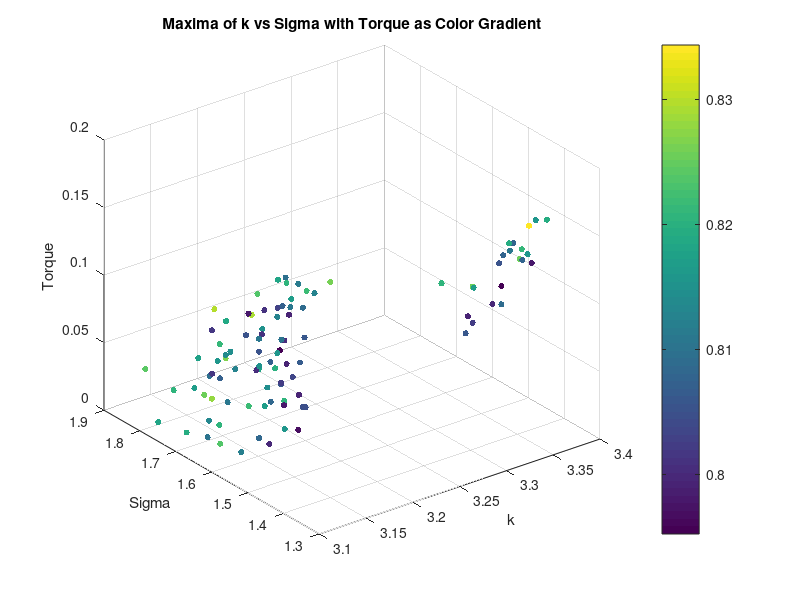
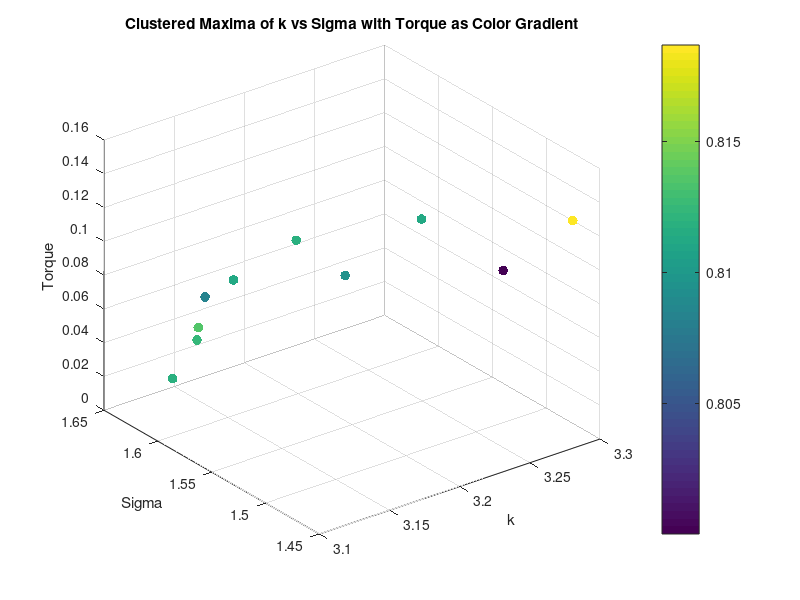
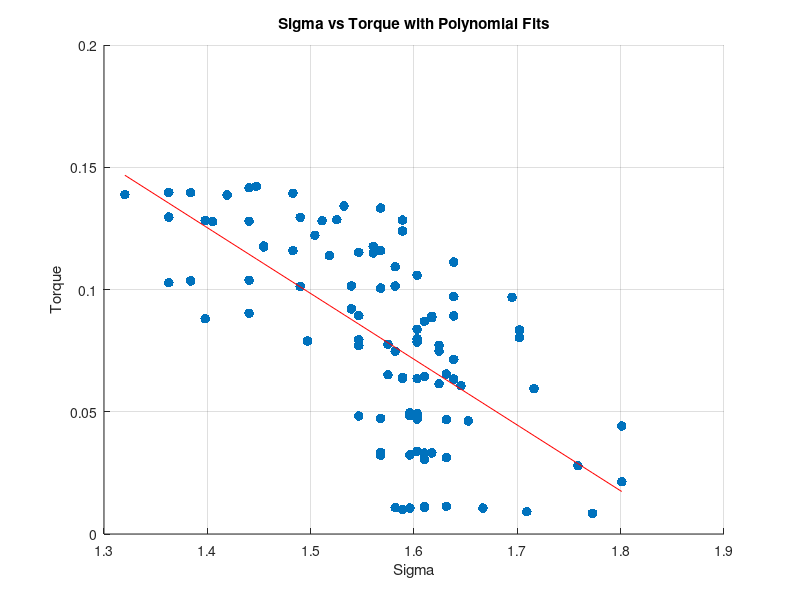
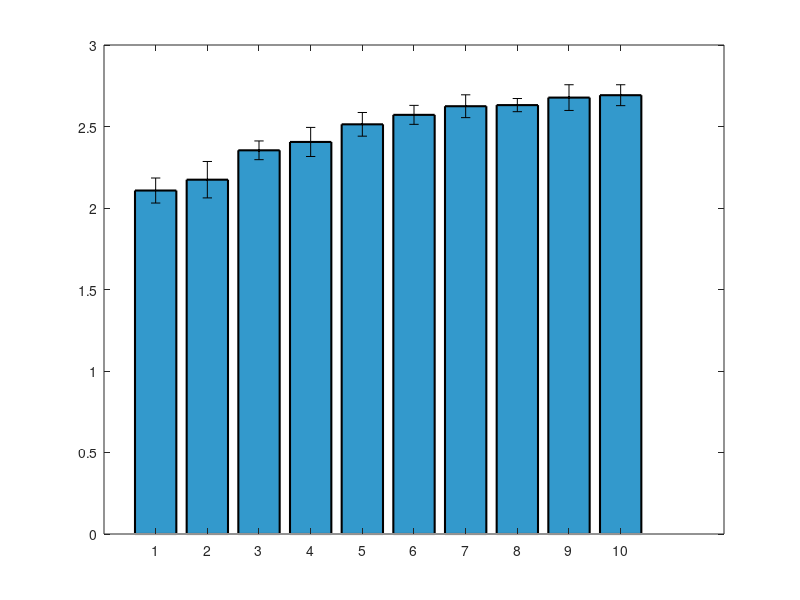

Recreate these plots in MATLAB, in order. (Note: this script raises an error after producing the figures.)
clear all;
close all;


%% Torque Analysis
load('maxima_data.mat');
scatter3(maxima_k, maxima_sigma, torque_values, 20, maxima_corr, 'filled');
xlabel('k');
ylabel('Sigma');
zlabel('Torque');
title('Maxima of k vs Sigma with Torque as Color Gradient');
colorbar;
grid on;
% K means clustering of torque into 10 clusters, taking mean of each cluster k, sigma and corr too
[cluster_idx, cluster_centers] = kmeans(torque_values', 10);
% Take the mean of each cluster
torque_means = zeros(10, 1);
sigma_means = zeros(10, 1);
sigma_stds = zeros(10, 1);
k_means = zeros(10, 1);
corr_means = zeros(10, 1);
for i = 1:10
    torque_means(i) = mean(torque_values(cluster_idx == i));
    sigma_means(i) = mean(maxima_sigma(cluster_idx == i));
    k_means(i) = mean(maxima_k(cluster_idx == i));
    corr_means(i) = mean(maxima_corr(cluster_idx == i));
    sigma_stds(i) = std(maxima_sigma(cluster_idx == i));
end
% Plot the clusters
figure;
scatter3(k_means, sigma_means, torque_means, 50, corr_means, 'filled');
xlabel('k');
ylabel('Sigma');
zlabel('Torque');
title('Clustered Maxima of k vs Sigma with Torque as Color Gradient');
colorbar;
grid on;
% Ensure data is sorted for polyfit
[sigma_sorted, sort_idx] = sort(maxima_sigma);
torque_sorted = torque_values(sort_idx);
% Display correlation between torque and sigma
disp('Correlation between Torque and Sigma:');
disp(corr(torque_sorted', sigma_sorted'));
% Display correlation between torque and sigma^2
disp('Correlation between Torque and Sigma^2:');
disp(corr(torque_sorted', sigma_sorted'.^2));
% Polyfit for sigma vs torque (order 1 and 2)
p1_sigma = polyfit(sigma_sorted, torque_sorted, 1);
% Calculate fitted values and normalized MSE for sigma vs torque
fitted_torque_p1_sigma = polyval(p1_sigma, sigma_sorted);
mse_p1_sigma = mean((torque_sorted - fitted_torque_p1_sigma).^2);
nmse_p1_sigma = mse_p1_sigma / var(torque_sorted);
% Display results for sigma vs torque
disp('Sigma vs Torque:');
disp(['Order 1 nMSE: ', num2str(nmse_p1_sigma)]);
%display correlation between torque and sigma
% Plot for sigma vs torque with polynomial fits (first instance)
figure;
scatter(sigma_sorted, torque_sorted, 50, 'filled','DisplayName', 'Data');
hold on;
plot(sigma_sorted, fitted_torque_p1_sigma, '-r', 'DisplayName', ...
    ['Order 1 Fit: y = ', num2str(p1_sigma(1)), 'x + ', num2str(p1_sigma(2)), ...
    ', nMSE = ', num2str(nmse_p1_sigma)]);
xlabel('Sigma');
ylabel('Torque');
title('Sigma vs Torque with Polynomial Fits');
grid on;

%Plot means of sigma as bar plot with variance as error bars
figure;
[sorted_sigma_means,idx] = sort(sigma_means);
sorted_sigma_stds = sigma_stds(idx);
bar(sorted_sigma_means.^2, 'FaceColor', [0.2 0.6 0.8], 'EdgeColor', 'k', 'LineWidth', 1.5);
% Set the x-ticks to the cluster indices
hold on;
errorbar(sorted_sigma_means.^2,sorted_sigma_stds, 'k.', 'LineWidth', 1.5);
ylim([1.9 3.5]);

xlabel('Torque Number');
ylabel('Mean Sigma');

% % Ensure data is sorted for polyfit
% [sigma_sorted, sort_idx] = sort(sigma_means);
% torque_sorted = torque_means(sort_idx);
% %Display correlation between torque and sigma
% disp('Correlation between Torque and Sigma:');
% disp(corr(torque_sorted, sigma_sorted));
% %Display correlation between torque and sigma^2
% disp('Correlation between Torque and Sigma^2:');
% disp(corr(torque_sorted, sigma_sorted.^2));
% % Polyfit for sigma vs torque (order 1 and 2)
% p1_sigma = polyfit(sigma_sorted, torque_sorted, 1);
% p2_sigma = polyfit(sigma_sorted, torque_sorted, 2);
% % Calculate zitted values and normalized MSE for sigma vs torque
% fitted_torque_p1_sigma = polyval(p1_sigma, sigma_sorted);
% fitted_torque_p2_sigma = polyval(p2_sigma, sigma_sorted);
% mse_p1_sigma = mean((torque_sorted - fitted_torque_p1_sigma).^2);
% mse_p2_sigma = mean((torque_sorted - fitted_torque_p2_sigma).^2);
% nmse_p1_sigma = mse_p1_sigma / var(torque_sorted);
% nmse_p2_sigma = mse_p2_sigma / var(torque_sorted);
% % Display results for sigma vs torque
% disp('Sigma vs Torque:');
% disp(['Order 1 nMSE: ', num2str(nmse_p1_sigma)]);
% disp(['Order 2 nMSE: ', num2str(nmse_p2_sigma)]);
% % Plot for sigma vs torque with polynomial fits (second instance)
% figure;
% scatter(sigma_sorted, torque_sorted, 50, torque_sorted, 'filled', 'DisplayName', 'Data');
% colormap(jet); % High contrast colormap suitable for white background
% colorbar; % Add a colorbar to indicate the mapping of color to torque_sorted values
% hold on;
% plot(sigma_sorted, fitted_torque_p1_sigma, '-r', 'DisplayName', ...
%     ['Order 1 Fit: y = ', num2str(p1_sigma(1)), 'x + ', num2str(p1_sigma(2)), ...
%     ', nMSE = ', num2str(nmse_p1_sigma)]);
% plot(sigma_sorted, fitted_torque_p2_sigma, '--g', 'DisplayName', ...
%     ['Order 2 Fit: y = ', num2str(p2_sigma(1)), 'x^2 + ', num2str(p2_sigma(2)), ...
%     'x + ', num2str(p2_sigma(3)), ', nMSE = ', num2str(nmse_p2_sigma)]);
% xlabel('Sigma');
% ylabel('Torque');
% title('Sigma vs Torque with Polynomial Fits');
% legend('show');
% grid on;

% %% Diameter Analysis
% % Saved as diameter_value, k_values(max_k_idx), sigma_values(max_sigma_idx), max_val
% load('maxima_data_Diam.mat');

% figure;
% scatter3(maxima_matrix(:, 2), maxima_matrix(:, 3), maxima_matrix(:, 1), 50, maxima_matrix(:, 1), 'filled'); 
% xlabel('k');
% ylabel('Sigma');
% zlabel('Diameter');
% title('Maxima of k vs Sigma with Diameter as Color Gradient');
% colorbar;
% grid on;

% % K vs d
% % Ensure data is sorted for polyfit
% [k_sorted, sort_idx] = sort(maxima_matrix(:, 2));
% d_sorted = maxima_matrix(sort_idx, 1);
% % Display correlation between d and k
% disp('Correlation between Diameter and k:');
% disp(corr(d_sorted, k_sorted));

% %plot for k vs diam with polynomial fits
% figure;
% scatter(k_sorted, d_sorted, 50, d_sorted, 'filled', 'DisplayName', 'Data');
% colormap(jet); % High contrast colormap suitable for white background
% colorbar; % Add a colorbar to indicate the mapping of color to d_sorted values

% hold on;
% p1_k = polyfit(k_sorted, d_sorted, 1);
% fitted_d_p1_k = polyval(p1_k, k_sorted);
% mse_p1_k = mean((d_sorted - fitted_d_p1_k).^2);
% nmse_p1_k = mse_p1_k / var(d_sorted);
% disp('Diameter vs k:');
% disp(['Order 1 nMSE: ', num2str(nmse_p1_k)]);
% plot(k_sorted, fitted_d_p1_k, '-r', 'DisplayName', ...
%     ['Order 1 Fit: y = ', num2str(p1_k(1)), 'x + ', num2str(p1_k(2)), ...
%     ', nMSE = ', num2str(nmse_p1_k)]);
% xlabel('k');
% ylabel('Diameter');
% title('k vs Diameter with Polynomial Fits');
% legend('show');

% % Compute mean and std of sigma for each unique diameter
% unique_diameters = unique(maxima_matrix(:, 1));
% sigma_means_diameter = zeros(size(unique_diameters));
% sigma_stds_diameter = zeros(size(unique_diameters));

% for i = 1:length(unique_diameters)
%     sigma_values_for_diameter = maxima_matrix(maxima_matrix(:, 1) == unique_diameters(i), 3);
%     sigma_means_diameter(i) = mean(sigma_values_for_diameter);
%     sigma_stds_diameter(i) = std(sigma_values_for_diameter);
% end

% % Bar plot of mean sigma with error bars for each diameter
% figure;
% bar(unique_diameters, sigma_means_diameter, 'FaceColor', [0.2 0.6 0.8], 'EdgeColor', 'k', 'LineWidth', 1.5);
% hold on;
% errorbar(unique_diameters, sigma_means_diameter, sigma_stds_diameter, 'k.', 'LineWidth', 1.5);
% xlabel('Diameter');
% ylabel('Mean Sigma');
% title('Mean Sigma for Each Diameter with Error Bars');
% grid on;
